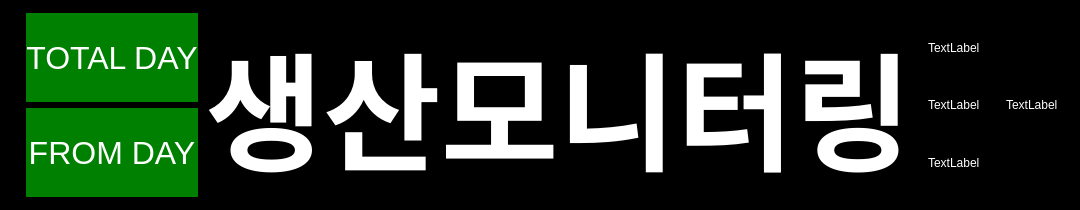
     <widget class="QFrame" name="frame">
      <property name="styleSheet">
       <string notr="true">background-color:black;
color:white;</string>
      </property>
      <property name="frameShape">
       <enum>QFrame::StyledPanel</enum>
      </property>
      <property name="frameShadow">
       <enum>QFrame::Raised</enum>
      </property>
      <layout class="QHBoxLayout" name="horizontalLayout_13">
       <item>
        <widget class="QLabel" name="label_img_NoAccident">
         <property name="maximumSize">
          <size>
           <width>16777215</width>
           <height>570</height>
          </size>
         </property>
         <property name="text">
          <string/>
         </property>
         <property name="pixmap">
          <pixmap>assets/PyQt6/images/무재해.jpg</pixmap>
         </property>
         <property name="alignment">
          <set>Qt::AlignJustify|Qt::AlignVCenter</set>
         </property>
        </widget>
       </item>
       <item>
        <widget class="QFrame" name="frame_2">
         <property name="frameShape">
          <enum>QFrame::StyledPanel</enum>
         </property>
         <property name="frameShadow">
          <enum>QFrame::Raised</enum>
         </property>
         <layout class="QVBoxLayout" name="verticalLayout_3">
          <property name="leftMargin">
           <number>0</number>
          </property>
          <property name="topMargin">
           <number>0</number>
          </property>
          <property name="rightMargin">
           <number>0</number>
          </property>
          <property name="bottomMargin">
           <number>0</number>
          </property>
          <item>
           <widget class="QLabel" name="label_totalDays">
            <property name="sizePolicy">
             <sizepolicy hsizetype="Preferred" vsizetype="Preferred">
              <horstretch>0</horstretch>
              <verstretch>0</verstretch>
             </sizepolicy>
            </property>
            <property name="styleSheet">
             <string notr="true">background-color:green;
color:white;
font-size:32px;</string>
            </property>
            <property name="text">
             <string>TOTAL DAY</string>
            </property>
            <property name="alignment">
             <set>Qt::AlignCenter</set>
            </property>
           </widget>
          </item>
          <item>
           <widget class="QLabel" name="label_fromDays">
            <property name="sizePolicy">
             <sizepolicy hsizetype="Preferred" vsizetype="Preferred">
              <horstretch>0</horstretch>
              <verstretch>0</verstretch>
             </sizepolicy>
            </property>
            <property name="styleSheet">
             <string notr="true">background-color:green;
color:white;
font-size:32px;</string>
            </property>
            <property name="lineWidth">
             <number>0</number>
            </property>
            <property name="text">
             <string>FROM DAY</string>
            </property>
            <property name="alignment">
             <set>Qt::AlignCenter</set>
            </property>
           </widget>
          </item>
         </layout>
        </widget>
       </item>
       <item>
        <widget class="QLabel" name="label_Title">
         <property name="styleSheet">
          <string notr="true">font-weight:900;
font-size: 128px;</string>
         </property>
         <property name="text">
          <string>생산모니터링</string>
         </property>
         <property name="alignment">
          <set>Qt::AlignCenter</set>
         </property>
        </widget>
       </item>
       <item>
        <widget class="QFrame" name="frame_3">
         <property name="frameShape">
          <enum>QFrame::StyledPanel</enum>
         </property>
         <property name="frameShadow">
          <enum>QFrame::Raised</enum>
         </property>
         <layout class="QVBoxLayout" name="verticalLayout_2">
          <item>
           <widget class="QLabel" name="label">
            <property name="text">
             <string>TextLabel</string>
            </property>
           </widget>
          </item>
          <item>
           <widget class="QLabel" name="label_2">
            <property name="text">
             <string>TextLabel</string>
            </property>
           </widget>
          </item>
          <item>
           <widget class="QLabel" name="label_3">
            <property name="text">
             <string>TextLabel</string>
            </property>
           </widget>
          </item>
         </layout>
        </widget>
       </item>
       <item>
        <widget class="QFrame" name="frame_4">
         <property name="frameShape">
          <enum>QFrame::StyledPanel</enum>
         </property>
         <property name="frameShadow">
          <enum>QFrame::Raised</enum>
         </property>
         <layout class="QHBoxLayout" name="horizontalLayout">
          <item>
           <widget class="QLabel" name="label_4">
            <property name="text">
             <string>TextLabel</string>
            </property>
           </widget>
          </item>
         </layout>
        </widget>
       </item>
      </layout>
     </widget>
